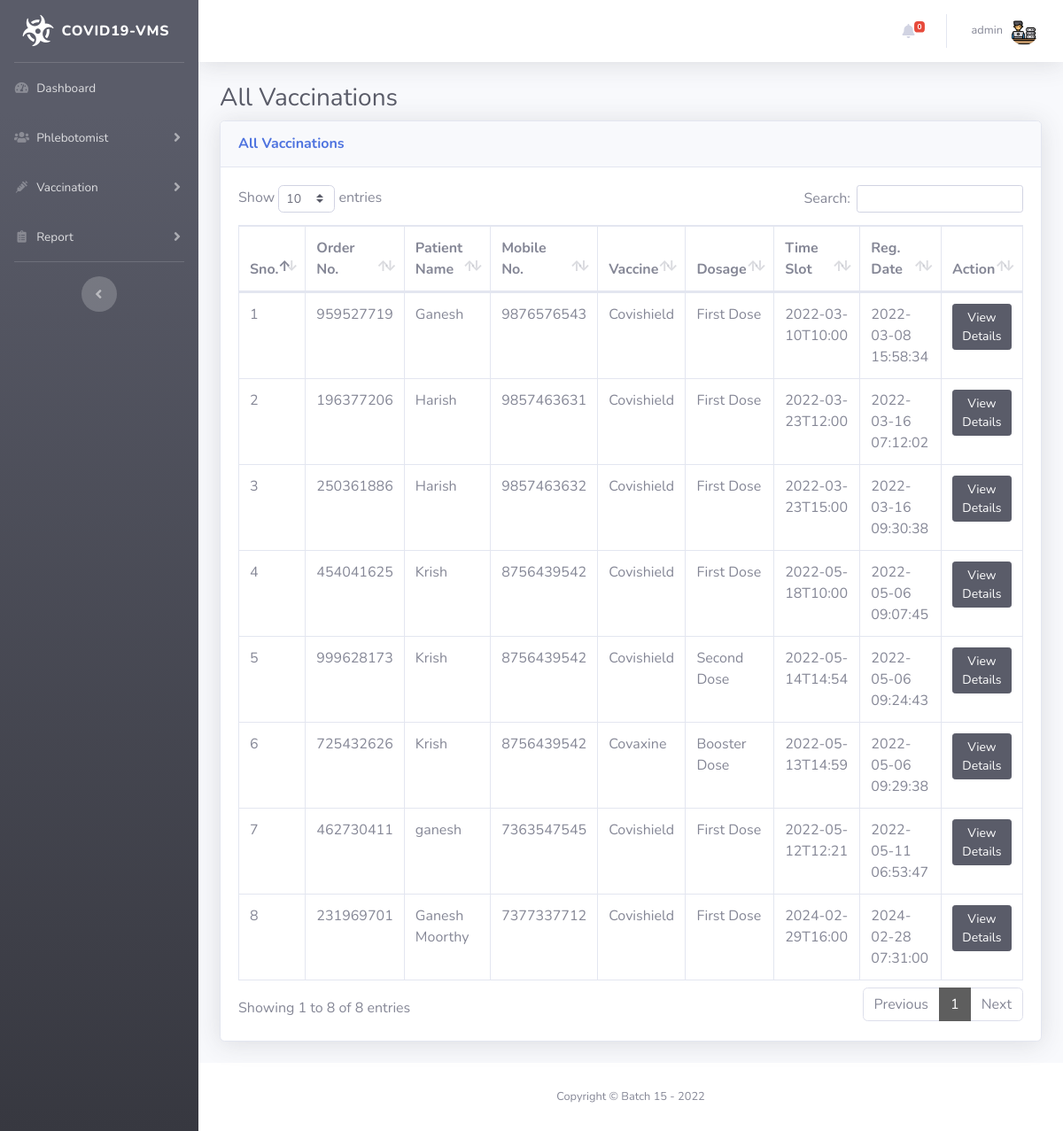
The page /all-vaccine.php (signed in) on the database its author committed.
### tables this page shows
CREATE TABLE `tblvacrecords` (
  `ID` int(11) NOT NULL,
  `OrderNumber` bigint(14) DEFAULT NULL,
  `PatientMobileNumber` bigint(14) DEFAULT NULL,
  `VaccineType` varchar(100) DEFAULT NULL,
  `Dosage` varchar(30) DEFAULT NULL,
  `VaccineTimeSlot` varchar(120) DEFAULT NULL,
  `ReportStatus` varchar(100) DEFAULT NULL,
  `FinalReport` varchar(150) DEFAULT NULL,
  `ReportUploadTime` varchar(200) DEFAULT NULL,
  `RegistrationDate` timestamp NULL DEFAULT current_timestamp(),
  `AssignedtoEmpId` varchar(150) DEFAULT NULL,
  `AssigntoName` varchar(180) DEFAULT NULL,
  `AssignedTime` varchar(100) DEFAULT NULL,
  `ActionBy` varchar(180) DEFAULT NULL
);

CREATE TABLE `vacpatients` (
  `ID` int(11) NOT NULL,
  `FullName` varchar(120) DEFAULT NULL,
  `MobileNumber` bigint(12) DEFAULT NULL,
  `DateOfBirth` date DEFAULT NULL,
  `GovtIssuedId` varchar(150) DEFAULT NULL,
  `GovtIssuedIdNo` varchar(150) DEFAULT NULL,
  `Age` int(30) DEFAULT NULL,
  `Gender` varchar(30) DEFAULT NULL,
  `FullAddress` varchar(255) DEFAULT NULL,
  `State` varchar(200) DEFAULT NULL,
  `RegistrationDate` timestamp NOT NULL DEFAULT current_timestamp()
);

### all-vaccine.php (the view, shortened to what this page needs)
<?php session_start();
include_once('includes/config.php');
if (strlen($_SESSION['aid']==0)) {
  header('location:logout.php');
  } else{
?>
<!DOCTYPE html>
<html lang="en">
<head>
    <link href="vendor/fontawesome-free/css/all.min.css" rel="stylesheet" type="text/css">
    <link href="css/sb-admin-2.min.css" rel="stylesheet">
    <link href="vendor/datatables/dataTables.bootstrap4.min.css" rel="stylesheet">
</head>
<body id="page-top">
    <div id="wrapper">
  <?php include_once('includes/sidebar.php');?>
        <div id="content-wrapper" class="d-flex flex-column">
            <div id="content">
<?php include_once('includes/topbar.php');?>
                <div class="container-fluid">
                    <h1 class="h3 mb-2 text-gray-800">All Vaccinations</h1>
                    <div class="card shadow mb-4">
                        <div class="card-header py-3">
                            <h6 class="m-0 font-weight-bold text-primary">All Vaccinations</h6>
                        </div>
                        <div class="card-body">
                            <div class="table-responsive">
                                <form name="assignto" method="post">
                    <table class="table table-bordered" id="dataTable" width="100%" cellspacing="0">
                                    <thead>
                                        <tr>
                                            <th>Sno.</th>
                                            <th>Order No.</th>
                                            <th>Patient Name</th>
                                            <th>Mobile No.</th>
                                            <th>Vaccine</th>
					    <th>Dosage</th>
                                            <th>Time Slot</th>
                                            <th>Reg. Date</th>
                                            <th>Action</th>
                                        </tr>
                                    </thead>
                                    <tbody>
<?php $query=mysqli_query($con,"select tblvacrecords.OrderNumber,vacpatients.FullName,vacpatients.MobileNumber,tblvacrecords.VaccineType,tblvacrecords.VaccineTimeSlot,tblvacrecords.Dosage,tblvacrecords.RegistrationDate,tblvacrecords.id as testid from tblvacrecords
join vacpatients on vacpatients.MobileNumber=tblvacrecords.PatientMobileNumber");
$cnt=1;
while($row=mysqli_fetch_array($query)){
?>
                                        <tr>
                                            <td><?php echo $cnt;?></td>
                                            <td><?php echo $row['OrderNumber'];?></td>
                                            <td><?php echo $row['FullName'];?></td>
                                            <td><?php echo $row['MobileNumber'];?></td>
                                            <td><?php echo $row['VaccineType'];?></td>
					    <td><?php echo $row['Dosage'];?></td>
                                            <td><?php echo $row['VaccineTimeSlot'];?></td>
                                             <td><?php echo $row['RegistrationDate'];?></td>
                                            <td>
                                <a href="vaccine-details.php?tid=<?php echo $row['testid'];?>&&oid=<?php echo $row['OrderNumber'];?>" class="btn btn-dark btn-sm">View Details</a>
                            </td>
                                        </tr>
<?php $cnt++;} ?>
                                    </tbody>
                                </table>
                                     </form>
                            </div>
                        </div>
                    </div>
                </div>
            </div>
    <?php include_once('includes/footer.php');?>
        </div>
    </div>
</body>
</html>
<?php } ?>

### includes/sidebar.php (shortened to what this page needs)
        <ul class="navbar-nav bg-gradient-dark sidebar sidebar-dark accordion" id="accordionSidebar">
            <a class="sidebar-brand d-flex align-items-center justify-content-center" href="index.php">
                <div class="sidebar-brand-icon rotate-n-15">
                    <i class="fas fa-biohazard"></i>
                </div>
                <div class="sidebar-brand-text mx-2">COVID19-VMS</div>
            </a>
            <hr class="sidebar-divider my-0">
<?php if($_SESSION['aid']):?>
    <li class="nav-item">
                <a class="nav-link" href="dashboard-v.php">
                    <i class="fas fa-fw fa-tachometer-alt"></i>
                    <span>Dashboard</span></a>
            </li>
    <li class="nav-item">
                <a class="nav-link collapsed" href="#" data-toggle="collapse" data-target="#collapseOne"
                    aria-expanded="true" aria-controls="collapseOne">
                    <i class="fas fa-fw fa-users"></i>
                    <span>Phlebotomist</span>
                </a>
            </li>
<li class="nav-item">
                <a class="nav-link collapsed" href="#" data-toggle="collapse" data-target="#collapsefifty"
                    aria-expanded="true" aria-controls="collapsefifty">
                    <i class="fas fa-fw fa-syringe"></i>
                    <span>Vaccination</span>
                </a>
            </li>
   <li class="nav-item">
                <a class="nav-link collapsed" href="#" data-toggle="collapse" data-target="#collapseThree"
                    aria-expanded="true" aria-controls="collapseThree">
                    <i class="fas fa-fw fa-clipboard-list fa-2x"></i>
                    <span>Report</span>
                </a>
            </li>
<?php endif;    ?>
            <hr class="sidebar-divider d-none d-md-block">
            <div class="text-center d-none d-md-inline">
                <button class="rounded-circle border-0" id="sidebarToggle"></button>
            </div>
        </ul>

### includes/topbar.php (shortened to what this page needs)
      <nav class="navbar navbar-expand navbar-light bg-white topbar mb-4 static-top shadow">
            <?php if($_SESSION['aid']):?>
                    <ul class="navbar-nav ml-auto">
<?php $query=mysqli_query($con,"select * from tblvacrecords where ReportStatus is null");
$count=mysqli_num_rows($query);
?>
                        <li class="nav-item dropdown no-arrow mx-1">
                            <a class="nav-link dropdown-toggle" href="#" id="alertsDropdown" role="button"
                                data-toggle="dropdown" aria-haspopup="true" aria-expanded="false">
                                <i class="fas fa-bell fa-fw"></i>
                                <span class="badge badge-danger badge-counter"><?php echo $count;?></span>
                            </a>
                        </li>
                        <li class="nav-item dropdown no-arrow">
                            <a class="nav-link dropdown-toggle" href="#" id="userDropdown" role="button"
                                data-toggle="dropdown" aria-haspopup="true" aria-expanded="false">
                <?php
$adid=$_SESSION['aid'];
$ret1=mysqli_query($con,"select AdminName from tbladmin where ID='$adid'");
while($row1=mysqli_fetch_array($ret1)){
?>
                                <span class="mr-2 d-none d-lg-inline text-gray-600 small"><?php  echo $row1['AdminName'];?></span>
                           <?php } ?>
                                <img class="img-profile rounded-circle"
                                    src="img/admin-100.png">
                            </a>
                        </li>
                    </ul>
                <?php endif;?>
                </nav>

### includes/footer.php
<footer class="sticky-footer bg-white">
    <div class="container my-auto">
        <div class="copyright text-center my-auto">
            <span>Copyright &copy; Batch 15 - 2022</span>
        </div>
    </div>
</footer>

### rows shown on the page
tblvacrecords: OrderNumber "959527719", vacpatients.FullName "Ganesh", vacpatients.MobileNumber "9876576543", VaccineType "Covishield", Dosage "First Dose", VaccineTimeSlot "2022-03-10T10:00", RegistrationDate "2022-03-08 15:58:34"
tblvacrecords: OrderNumber "196377206", vacpatients.FullName "Harish", vacpatients.MobileNumber "9857463631", VaccineType "Covishield", Dosage "First Dose", VaccineTimeSlot "2022-03-23T12:00", RegistrationDate "2022-03-16 07:12:02"
tblvacrecords: OrderNumber "250361886", vacpatients.FullName "Harish", vacpatients.MobileNumber "9857463632", VaccineType "Covishield", Dosage "First Dose", VaccineTimeSlot "2022-03-23T15:00", RegistrationDate "2022-03-16 09:30:38"
tblvacrecords: OrderNumber "454041625", vacpatients.FullName "Krish", vacpatients.MobileNumber "8756439542", VaccineType "Covishield", Dosage "First Dose", VaccineTimeSlot "2022-05-18T10:00", RegistrationDate "2022-05-06 09:07:45"
tblvacrecords: OrderNumber "999628173", vacpatients.FullName "Krish", vacpatients.MobileNumber "8756439542", VaccineType "Covishield", Dosage "Second Dose", VaccineTimeSlot "2022-05-14T14:54", RegistrationDate "2022-05-06 09:24:43"
tblvacrecords: OrderNumber "725432626", vacpatients.FullName "Krish", vacpatients.MobileNumber "8756439542", VaccineType "Covaxine", Dosage "Booster Dose", VaccineTimeSlot "2022-05-13T14:59", RegistrationDate "2022-05-06 09:29:38"
tblvacrecords: OrderNumber "462730411", vacpatients.FullName "ganesh", vacpatients.MobileNumber "7363547545", VaccineType "Covishield", Dosage "First Dose", VaccineTimeSlot "2022-05-12T12:21", RegistrationDate "2022-05-11 06:53:47"
tblvacrecords: OrderNumber "231969701", vacpatients.FullName "Ganesh Moorthy", vacpatients.MobileNumber "7377337712", VaccineType "Covishield", Dosage "First Dose", VaccineTimeSlot "2024-02-29T16:00", RegistrationDate "2024-02-28 07:31:00"

### other values the page prints
$count "0"
$row1['AdminName'] "admin"
